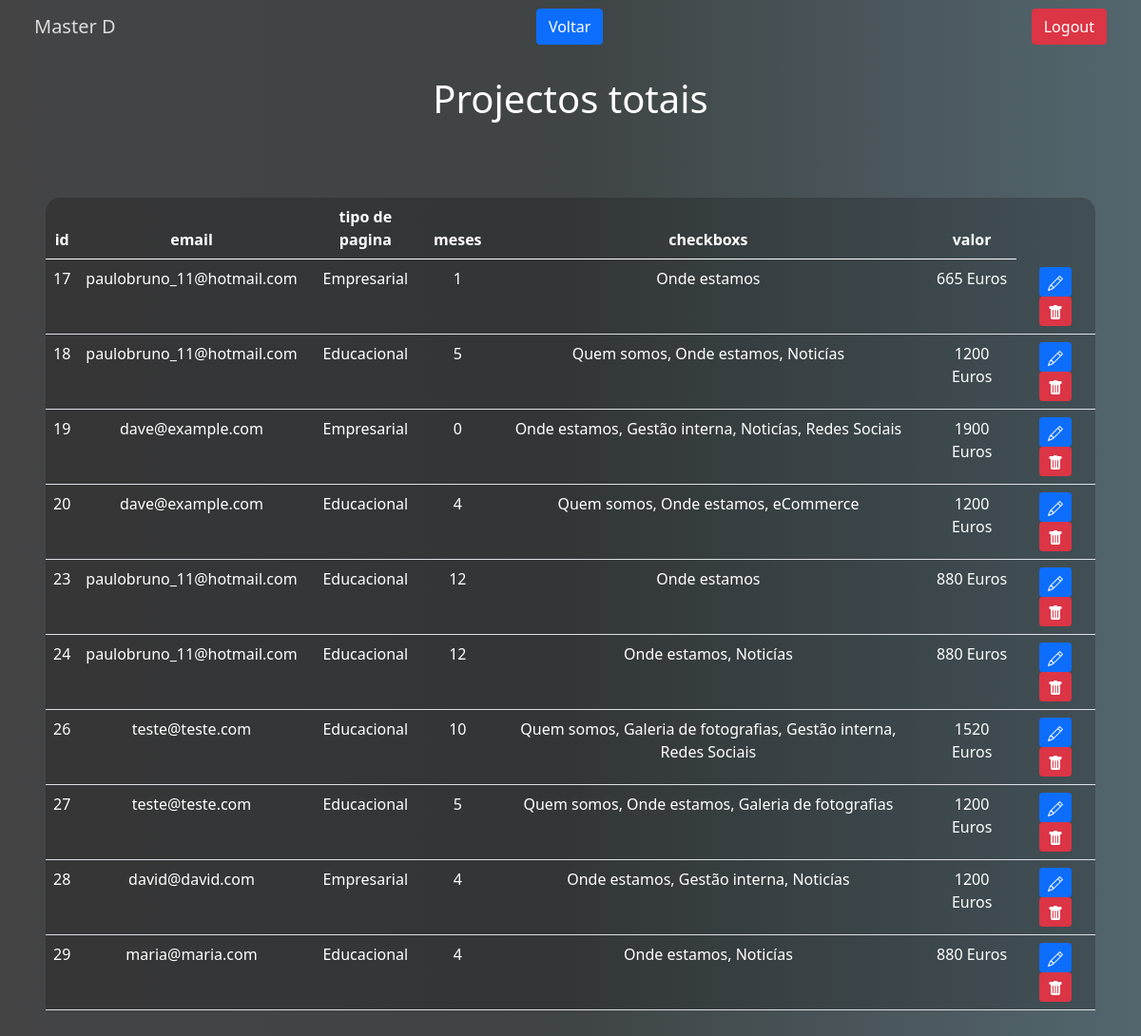
The app's page /admin/projectos.php (signed in) with its own data.
### tables this page shows
CREATE TABLE `projecto` (
  `id` int(11) NOT NULL,
  `email` varchar(110) NOT NULL,
  `pagina` varchar(60) NOT NULL,
  `mes` int(10) DEFAULT NULL,
  `valor` varchar(200) NOT NULL,
  `checks` varchar(300) NOT NULL
);

### admin/projectos.php (the view, shortened to what this page needs)
<?php
    include_once('config.php');
        $sql = "SELECT * FROM projecto";
    $result = $conexao->query($sql);
?>
<!DOCTYPE html>
<html lang="en">
<head>
    <link href="https://cdn.jsdelivr.net/npm/bootstrap@5.0.2/dist/css/bootstrap.min.css" rel="stylesheet">
</head>
<body>
<nav class="navbar  bg-body-tertiary">
  <div class="container-fluid ">
    <a class="navbar-brand ms-4" style="color: gainsboro;" >Master D</a>
    <a href="logAdmin.php" class="btn btn-primary me-4">Voltar</a>
    <a href="./sair.php" class="btn btn-danger me-4">Logout</a>
  </div>
</nav>
    <br>
    <?php
        echo "<h1>Projectos totais</u></h1>";
    ?>
    <br>
    <div class="m-5">
        <table class="table text-white table-bg">
            <thead>
                <tr>
                <th scope="col">id</th>
                <th scope="col">email</th>
        <th scope="col">tipo de pagina</th>
        <th scope="col">meses</th>
        <th scope="col">checkboxs</th>
        <th scope="col">valor</th>
                </tr>
            </thead>
            <tbody>
                <?php
                    while($user_data = mysqli_fetch_assoc($result)) {
                      echo"<tr>";
                      echo"<td>".$user_data["id"]."</td>";
                      echo"<td>".$user_data["email"]."</td>";
                      echo"<td>".$user_data["pagina"]."</td>";
                      echo"<td>".$user_data["mes"]."</td>";
                      echo"<td>".$user_data["checks"]."</td>";
                      echo"<td>".$user_data["valor"]."</td>";
                      echo"<td>
                        <a class='btn btn-sm btn-primary' href='editarProjecto.php?id=$user_data[id]'>
                            <svg xmlns='http://www.w3.org/2000/svg' width='16' height='16' fill='currentColor' class='bi bi-pencil' viewBox='0 0 16 16'>
                                <path d='M12.146.146a.5.5 0 0 1 .708 0l3 3a.5.5 0 0 1 0 .708l-10 10a.5.5 0 0 1-.168.11l-5 2a.5.5 0 0 1-.65-.65l2-5a.5.5 0 0 1 .11-.168l10-10zM11.207 2.5 13.5 4.793 14.793 3.5 12.5 1.207 11.207 2.5zm1.586 3L10.5 3.207 4 9.707V10h.5a.5.5 0 0 1 .5.5v.5h.5a.5.5 0 0 1 .5.5v.5h.293l6.5-6.5zm-9.761 5.175-.106.106-1.528 3.821 3.821-1.528.106-.106A.5.5 0 0 1 5 12.5V12h-.5a.5.5 0 0 1-.5-.5V11h-.5a.5.5 0 0 1-.468-.325z'/>
                            </svg>
                            </a>
                            <a class='btn btn-sm btn-danger' href='delete.php?id=$user_data[id]'>
                                <svg xmlns='http://www.w3.org/2000/svg' width='16' height='16' fill='currentColor' class='bi bi-trash-fill' viewBox='0 0 16 16'>
                                    <path d='M2.5 1a1 1 0 0 0-1 1v1a1 1 0 0 0 1 1H3v9a2 2 0 0 0 2 2h6a2 2 0 0 0 2-2V4h.5a1 1 0 0 0 1-1V2a1 1 0 0 0-1-1H10a1 1 0 0 0-1-1H7a1 1 0 0 0-1 1H2.5zm3 4a.5.5 0 0 1 .5.5v7a.5.5 0 0 1-1 0v-7a.5.5 0 0 1 .5-.5zM8 5a.5.5 0 0 1 .5.5v7a.5.5 0 0 1-1 0v-7A.5.5 0 0 1 8 5zm3 .5v7a.5.5 0 0 1-1 0v-7a.5.5 0 0 1 1 0z'/>
                                </svg>
                            </a>
                            </td>";
                        echo "</tr>";
                    }
                    ?>
            </tbody>
        </table>
    </div>
</body>
</html>

### admin/projectos.php (style rules this page uses)
body { background: linear-gradient(to right, #444445, #3f4445, #53666e); color: white; text-align: center; }
.table-bg { background: rgba(0,0,0,0.2); border-radius: 15px 15px 0 0; }

### records on screen
projecto: id "17", email "paulobruno_11@hotmail.com", pagina "Empresarial", mes "1", checks "Onde estamos", valor "665 Euros"
projecto: id "18", email "paulobruno_11@hotmail.com", pagina "Educacional", mes "5", checks "Quem somos, Onde estamos, Noticías", valor "1200 Euros"
projecto: id "19", email "dave@example.com", pagina "Empresarial", mes "0", checks "Onde estamos, Gestão interna, Noticías, Redes Sociais", valor "1900 Euros"
projecto: id "20", email "dave@example.com", pagina "Educacional", mes "4", checks "Quem somos, Onde estamos, eCommerce", valor "1200 Euros"
projecto: id "23", email "paulobruno_11@hotmail.com", pagina "Educacional", mes "12", checks "Onde estamos", valor "880 Euros"
projecto: id "24", email "paulobruno_11@hotmail.com", pagina "Educacional", mes "12", checks "Onde estamos, Noticías", valor "880 Euros"
projecto: id "26", email "teste@teste.com", pagina "Educacional", mes "10", checks "Quem somos, Galeria de fotografias, Gestão interna, Redes Sociais", valor "1520 Euros"
projecto: id "27", email "teste@teste.com", pagina "Educacional", mes "5", checks "Quem somos, Onde estamos, Galeria de fotografias", valor "1200 Euros"
projecto: id "28", email "david@david.com", pagina "Empresarial", mes "4", checks "Onde estamos, Gestão interna, Noticías", valor "1200 Euros"
projecto: id "29", email "maria@maria.com", pagina "Educacional", mes "4", checks "Onde estamos, Noticías", valor "880 Euros"
